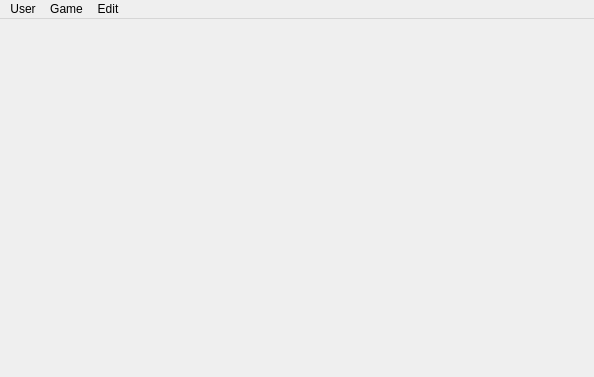
<?xml version="1.0" encoding="UTF-8"?>
<ui version="4.0">
 <class>MainWindow</class>
 <widget class="QMainWindow" name="MainWindow">
  <property name="geometry">
   <rect>
    <x>0</x>
    <y>0</y>
    <width>594</width>
    <height>377</height>
   </rect>
  </property>
  <property name="windowTitle">
   <string>MainWindow</string>
  </property>
  <widget class="QWidget" name="centralWidget">
   <widget class="QWidget" name="MainLogin" native="true">
    <property name="geometry">
     <rect>
      <x>-1</x>
      <y>-1</y>
      <width>701</width>
      <height>181</height>
     </rect>
    </property>
   </widget>
  </widget>
  <widget class="QMenuBar" name="menuBar">
   <property name="geometry">
    <rect>
     <x>0</x>
     <y>0</y>
     <width>594</width>
     <height>25</height>
    </rect>
   </property>
   <property name="nativeMenuBar">
    <bool>false</bool>
   </property>
   <widget class="QMenu" name="menuUser">
    <property name="title">
     <string>User</string>
    </property>
    <addaction name="actionRegister_User"/>
    <addaction name="actionLogout_User"/>
    <addaction name="actionExit"/>
   </widget>
   <widget class="QMenu" name="menuGame">
    <property name="title">
     <string>Game</string>
    </property>
    <addaction name="separator"/>
    <addaction name="actionNew_Game"/>
    <addaction name="actionEnd_Game"/>
   </widget>
   <widget class="QMenu" name="menuEdit">
    <property name="title">
     <string>Edit</string>
    </property>
    <addaction name="actionChange_Password"/>
   </widget>
   <addaction name="menuUser"/>
   <addaction name="menuGame"/>
   <addaction name="menuEdit"/>
  </widget>
  <action name="actionRegister_User">
   <property name="text">
    <string>Register User</string>
   </property>
  </action>
  <action name="actionLogout_User">
   <property name="text">
    <string>Logout User</string>
   </property>
  </action>
  <action name="actionExit">
   <property name="text">
    <string>Exit</string>
   </property>
  </action>
  <action name="actionNew_Game">
   <property name="text">
    <string>New Game</string>
   </property>
  </action>
  <action name="actionEnd_Game">
   <property name="text">
    <string>End Game</string>
   </property>
  </action>
  <action name="actionChange_Password">
   <property name="text">
    <string>Change Password</string>
   </property>
  </action>
 </widget>
 <layoutdefault spacing="6" margin="11"/>
 <resources/>
 <connections/>
</ui>
